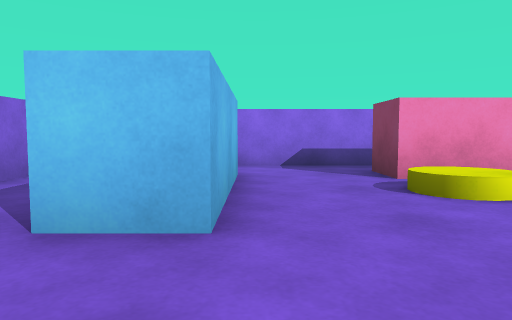
[1] (above)

17 first-person views from a walk through a 3-D level made in the Unity game engine. The camera is 0.55 m above the floor, tilts 4° down and sees 70° across. The floor is counted in squares, 1 m on a side. Each view is taken from the middle of a square. On the plan, view 1 faces up. The plan holds only what a view shows up to about 9 squares ahead; the rest is blank. The player is left out.

[2]
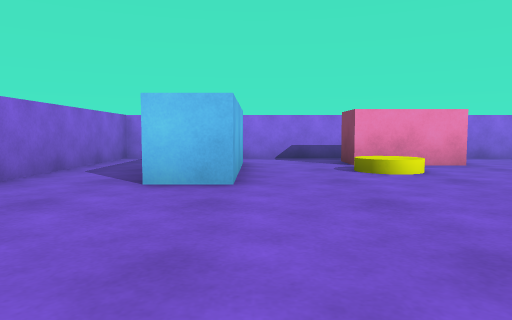

[3]
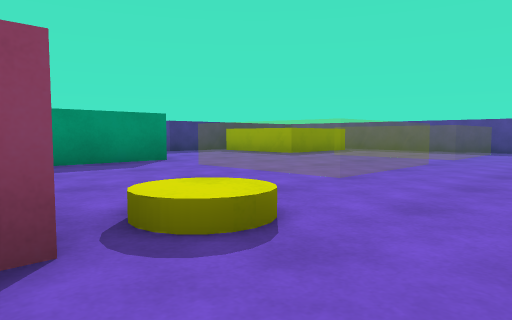

[4]
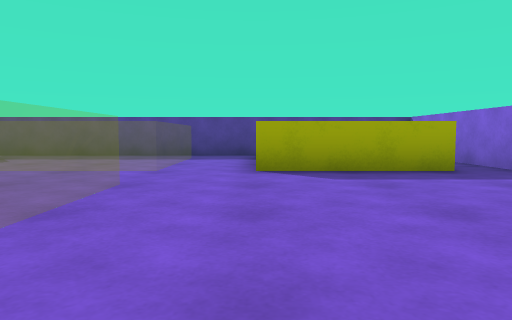

[5]
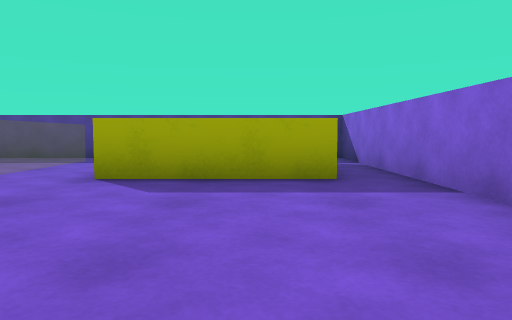

[6]
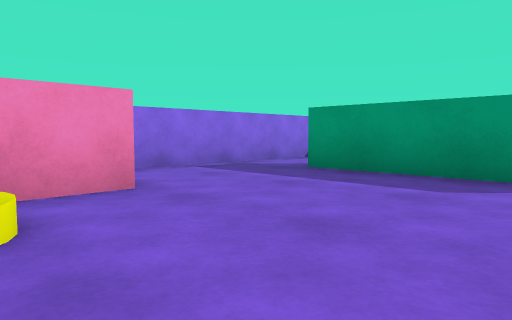

[7]
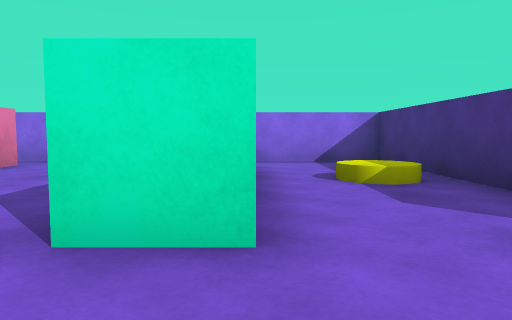

[8]
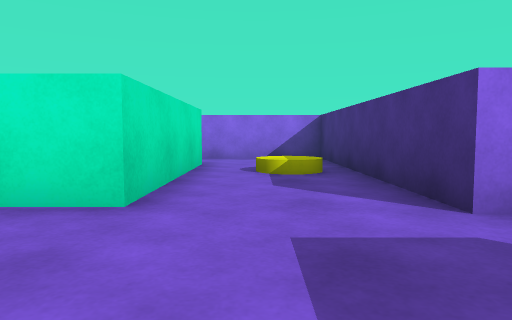

[9]
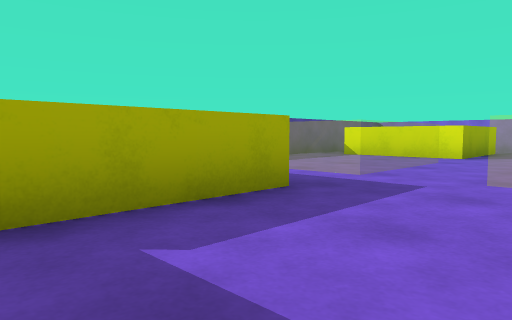

[10]
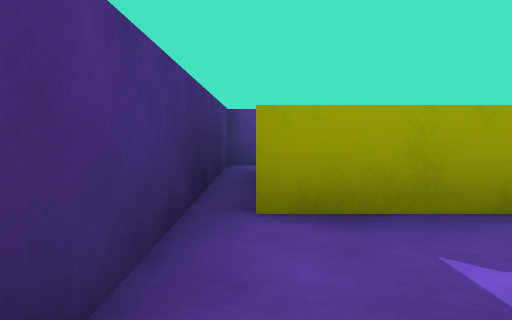

[11]
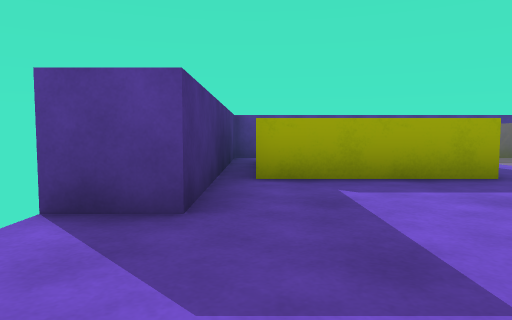

[12]
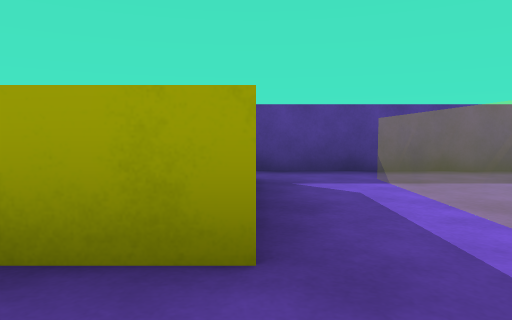

[13]
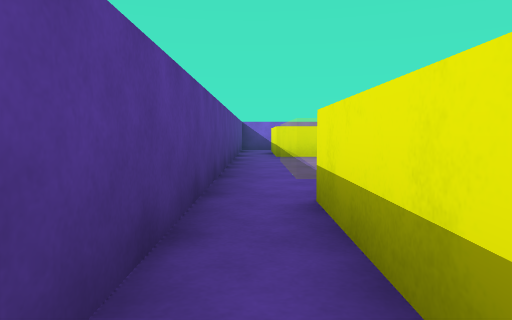

[14]
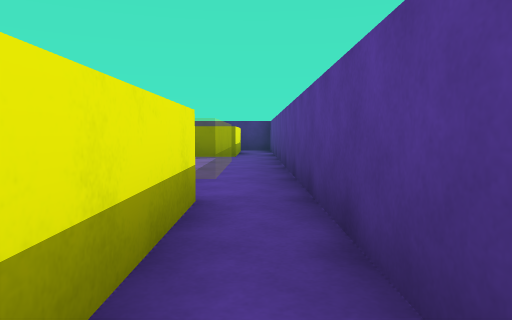

[15]
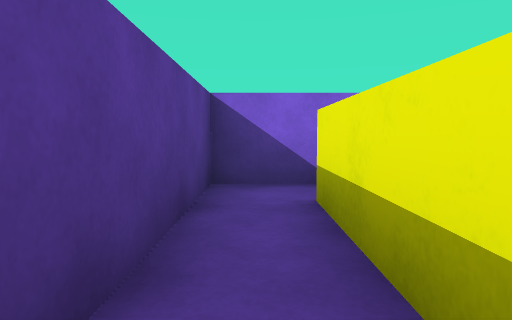

[16]
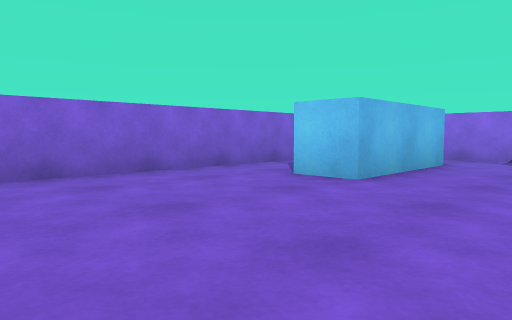

[17]
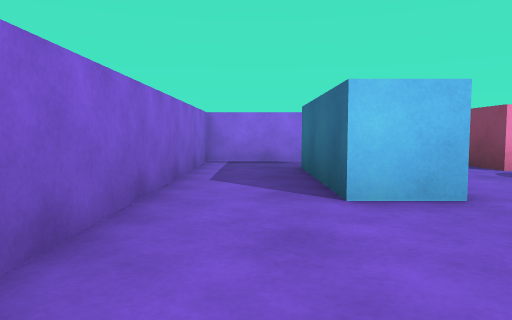

### Floor plan
Key: @ floor where view 1 was taken; # wall or solid block; . floor; = window, fence, low wall or low ledge; ^ raised ledge; B pink block; C yellow cylinder.
Columns run from 3 left of view 1 to 12 right of it. Each row starts with its distance up from view 1.
  7 ###############
  6 #.............#
  5 #....BB.......#
  4 #.#..C....##C.#
  3 #.#.......##..#
  2 #.#.......##..#
  1 #.....===.##..#
  0 #..@..= =......
 -1 #.....= =......
 -2 #.....===.....##
 -3 #.............#
 -4 #^^^^.===.^^^^#
 -5 #^  ^.= =.^  ^#
 -6 #^^^^.===.^^^^#
 -7 #.............#
 -8 ###############

Where each view was taken, in squares from view 1:
view 1: 0 up, 0 right, facing up
view 2: 2 down, 0 right, facing up
view 3: 5 up, 0 right, facing down-right
view 4: 2 up, 1 right, facing down
view 5: 1 up, 1 left, facing down
view 6: 1 up, 2 right, facing up-right
view 7: 1 down, 8 right, facing up
view 8: 2 down, 9 right, facing up
view 9: 1 down, 10 right, facing down-left
view 10: 1 down, 10 right, facing down
view 11: 1 up, 10 right, facing down
view 12: 2 down, 7 right, facing down
view 13: 7 down, 10 right, facing left
view 14: 7 down, 2 left, facing right
view 15: 7 down, 1 right, facing left
view 16: 2 down, 2 right, facing up-left
view 17: 1 down, 2 left, facing up
